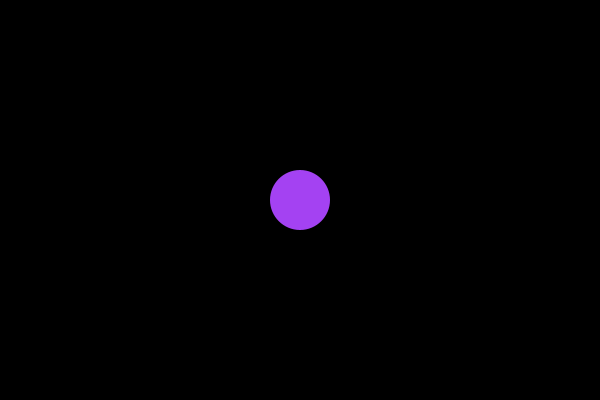
Frame 1 (no input)
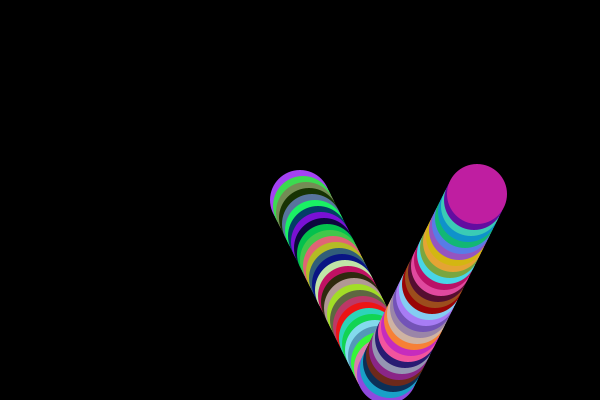
Frame 60 (the mouse pressed at the canvas centre just before this capture)
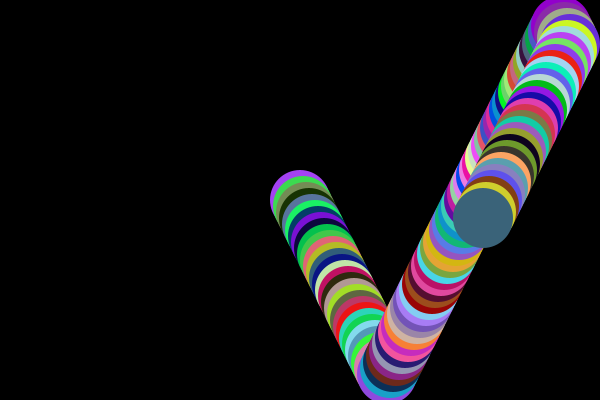
Frame 120 (the mouse held since frame 60 and released just before this capture)

The Processing sketch that drew these frames (run headless with seeded random() and noise(); from frame 60 on, the mouse is pressed at the canvas centre):

// Processing sketch: sketch_14_condicionales_2
// ── sketch_14_condicionales_2.pde
//velocidades de la pelota en x e y
int speedX=3;
int speedY=6;
//tamaño de la pelota
int ballWidth = 60;
//posiciones de la pelota en X e y
int posX;
int posY;

void setup() {
  size(600,400);
  background(0);
  frameRate(30);
  noStroke ();
  //posición inicial de la pelota
   posX=width/2;
  posY=height/2;
  
  
}
            
void draw(){
  fill ((random (255)),(random (255)),(random (255)));
  
   ellipse(posX,posY,ballWidth, ballWidth);
  //actualizamos los valores de posición, añadiendo la velocidad a la posición
  //xpos+=speed equivale a escribir xpos = xpos + xspeed
  posX+=speedX;
  posY+=speedY;
  
  /*
  Condicionales para detectar los bordes de la pantalla
  Cuando nos encontramos los bordes, se revierte su dirección multiplicando por -1
  Debemos tener en cuenta el radio de la pelota, ya que el punto que estamos comprobando es el centro de ésta
  */
  
  /*
  Los || son un OR lógico, por lo que se revertirá la posición cuando cualquiera de las dos premisas sea cierta
  */
  
 if(posX>=width-ballWidth/2 || posX<=ballWidth/2){
    speedX*=-1;
  }
  if (posY>=height-ballWidth/2 || posY<=ballWidth/2){
    speedY*=-1;
  }
 
} 
